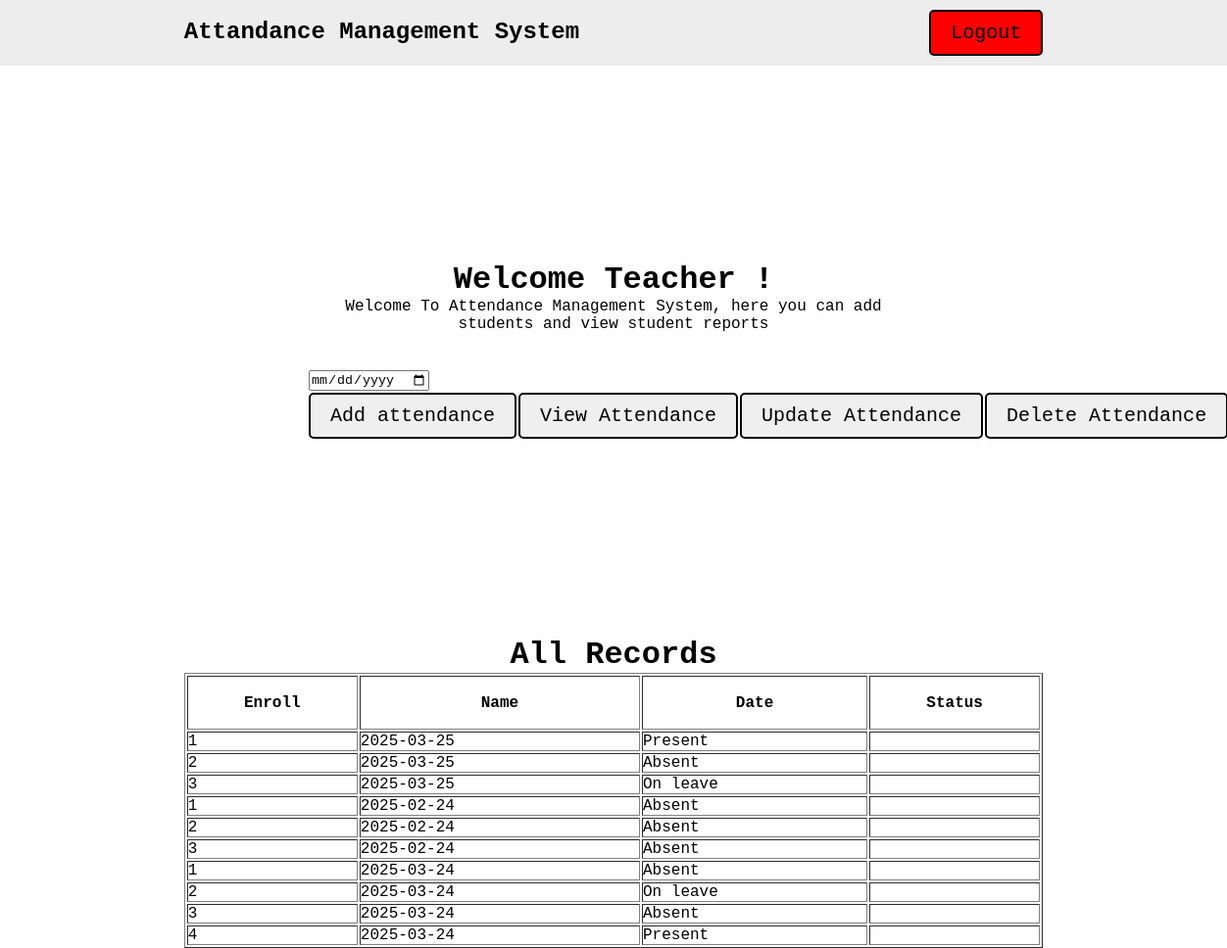
Page /dashboard.php (signed in) on the committed database.
### tables this page shows
CREATE TABLE `attendance` (
  `enroll` int(11) DEFAULT NULL,
  `date` date DEFAULT NULL,
  `status` varchar(10) DEFAULT NULL
);

### dashboard.php (the view, shortened to what this page needs)
<?php
include 'db.php';
?>
<html>
<head>
    <link rel="stylesheet" href="style.css">
</head>
<body>
    <header>
        <nav>
            <h1> Attandance Management System</h1>
            <a href="logout.php"><button class="btn btn-logout" >Logout</button></a>
        </nav>
    </header>
    <main>
        <div id="hero">
            <h1 class="tcenter">Welcome Teacher !</h1>
            <p class="tcenter">Welcome To Attendance Management System, here you can add students and view student reports</p>
            <br><br>
            <table>
                <form method="post">
                    <tr>
                        <td colspan=4><input type="date" name="txtdate" required></td>
                    </tr>
                    <tr>
                        <td><input type="submit" name="btnadd" class="btn" value="Add attendance"></td>
                        <td><input type="submit" name="btnview" class="btn" formaction="attendance.php" value="View Attendance"></td>
                        <td><input type="submit" name="btnupdate" class="btn" formaction="updateattendance.php" value="Update Attendance"></td>
                        <td><input type="submit" name="btndelete" class="btn" formaction="deleteattendance.php" value="Delete Attendance"></td>
                    </tr>
                </form>
            </table>
        </div>
        <div>
            <h1 class="tcenter">All Records</h1>
            <table id="records" border="1">
            <tr><th>Enroll</th><th>Name</th><th>Date</th><th>Status</th></tr>
            <?php
            $qry="SELECT * from attendance";
            $result = mysqli_query($conn,$qry);
            while($row = mysqli_fetch_array($result))
            {
                echo "<tr>
                <td>".$row[0]."</td>
                <td>".$row[1]."</td>
                <td>".$row[2]."</td>
                <td>".$row[3]."</td>
                </tr>";
            }
            ?>
            </table>
        </div>
    </main>
</body>
</html>

### style.css (style rules this page uses)
* { margin: 0;padding: 0; }
body { margin: 0; font-family: ZedMono NF, monospace; }
header nav { display: flex; align-items: baseline; justify-content: space-between; background-color: rgb(237, 237, 237); padding: 10px 15%; }
a { text-decoration: none; color: black; }
.btn, select { font-family: monospace; padding: 10px 20px; border-radius: 5px; border: solid black 2px; font-size: 20px; cursor: pointer; }
.btn-logout { background-color: red; }
.tcenter { text-align: center; }
#hero { margin: 200px 20%; padding: 0 5%; }
#records { width: 70%; margin: 0 auto; }
#records th { padding: 2% 1%; }

### rows in the picture
attendance: enroll "1", date "2025-03-25", status "Present"
attendance: enroll "2", date "2025-03-25", status "Absent"
attendance: enroll "3", date "2025-03-25", status "On leave"
attendance: enroll "1", date "2025-02-24", status "Absent"
attendance: enroll "2", date "2025-02-24", status "Absent"
attendance: enroll "3", date "2025-02-24", status "Absent"
attendance: enroll "1", date "2025-03-24", status "Absent"
attendance: enroll "2", date "2025-03-24", status "On leave"
attendance: enroll "3", date "2025-03-24", status "Absent"
attendance: enroll "4", date "2025-03-24", status "Present"
